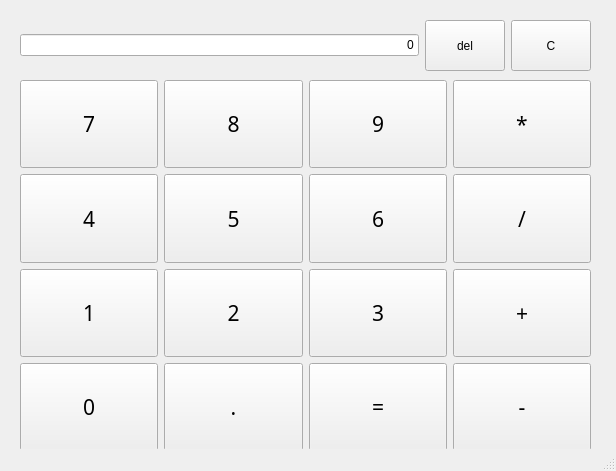
<?xml version="1.0" encoding="UTF-8"?>
<ui version="4.0">
 <class>MainWindow</class>
 <widget class="QMainWindow" name="MainWindow">
  <property name="geometry">
   <rect>
    <x>0</x>
    <y>0</y>
    <width>616</width>
    <height>471</height>
   </rect>
  </property>
  <property name="windowTitle">
   <string>SimpleCalc</string>
  </property>
  <property name="unifiedTitleAndToolBarOnMac">
   <bool>true</bool>
  </property>
  <widget class="QWidget" name="centralwidget">
   <widget class="QWidget" name="horizontalLayoutWidget">
    <property name="geometry">
     <rect>
      <x>20</x>
      <y>20</y>
      <width>571</width>
      <height>51</height>
     </rect>
    </property>
    <layout class="QHBoxLayout" name="horizontalLayout">
     <item>
      <widget class="QLineEdit" name="result">
       <property name="text">
        <string>0</string>
       </property>
       <property name="alignment">
        <set>Qt::AlignRight|Qt::AlignTrailing|Qt::AlignVCenter</set>
       </property>
      </widget>
     </item>
     <item>
      <widget class="QPushButton" name="bDel">
       <property name="sizePolicy">
        <sizepolicy hsizetype="Minimum" vsizetype="Expanding">
         <horstretch>0</horstretch>
         <verstretch>0</verstretch>
        </sizepolicy>
       </property>
       <property name="text">
        <string>del</string>
       </property>
      </widget>
     </item>
     <item>
      <widget class="QPushButton" name="bClear">
       <property name="sizePolicy">
        <sizepolicy hsizetype="Minimum" vsizetype="Expanding">
         <horstretch>0</horstretch>
         <verstretch>0</verstretch>
        </sizepolicy>
       </property>
       <property name="text">
        <string>C</string>
       </property>
      </widget>
     </item>
    </layout>
   </widget>
   <widget class="QWidget" name="layoutWidget">
    <property name="geometry">
     <rect>
      <x>20</x>
      <y>80</y>
      <width>571</width>
      <height>371</height>
     </rect>
    </property>
    <layout class="QGridLayout" name="gridLayout_2">
     <item row="0" column="0">
      <widget class="QPushButton" name="b7">
       <property name="sizePolicy">
        <sizepolicy hsizetype="Minimum" vsizetype="Expanding">
         <horstretch>0</horstretch>
         <verstretch>0</verstretch>
        </sizepolicy>
       </property>
       <property name="font">
        <font>
         <family>Agency FB</family>
         <pointsize>16</pointsize>
        </font>
       </property>
       <property name="text">
        <string>7</string>
       </property>
       <attribute name="buttonGroup">
        <string notr="true">buttonGroup</string>
       </attribute>
      </widget>
     </item>
     <item row="0" column="1">
      <widget class="QPushButton" name="b8">
       <property name="sizePolicy">
        <sizepolicy hsizetype="Minimum" vsizetype="Expanding">
         <horstretch>0</horstretch>
         <verstretch>0</verstretch>
        </sizepolicy>
       </property>
       <property name="font">
        <font>
         <family>Agency FB</family>
         <pointsize>16</pointsize>
        </font>
       </property>
       <property name="text">
        <string>8</string>
       </property>
       <attribute name="buttonGroup">
        <string notr="true">buttonGroup</string>
       </attribute>
      </widget>
     </item>
     <item row="0" column="2">
      <widget class="QPushButton" name="b9">
       <property name="sizePolicy">
        <sizepolicy hsizetype="Minimum" vsizetype="Expanding">
         <horstretch>0</horstretch>
         <verstretch>0</verstretch>
        </sizepolicy>
       </property>
       <property name="font">
        <font>
         <family>Agency FB</family>
         <pointsize>16</pointsize>
        </font>
       </property>
       <property name="text">
        <string>9</string>
       </property>
       <attribute name="buttonGroup">
        <string notr="true">buttonGroup</string>
       </attribute>
      </widget>
     </item>
     <item row="0" column="3">
      <widget class="QPushButton" name="bMult">
       <property name="sizePolicy">
        <sizepolicy hsizetype="Minimum" vsizetype="Expanding">
         <horstretch>0</horstretch>
         <verstretch>0</verstretch>
        </sizepolicy>
       </property>
       <property name="font">
        <font>
         <family>Agency FB</family>
         <pointsize>16</pointsize>
        </font>
       </property>
       <property name="text">
        <string>*</string>
       </property>
       <attribute name="buttonGroup">
        <string notr="true">buttonGroup</string>
       </attribute>
      </widget>
     </item>
     <item row="1" column="0">
      <widget class="QPushButton" name="b4">
       <property name="sizePolicy">
        <sizepolicy hsizetype="Minimum" vsizetype="Expanding">
         <horstretch>0</horstretch>
         <verstretch>0</verstretch>
        </sizepolicy>
       </property>
       <property name="font">
        <font>
         <family>Agency FB</family>
         <pointsize>16</pointsize>
        </font>
       </property>
       <property name="text">
        <string>4</string>
       </property>
       <attribute name="buttonGroup">
        <string notr="true">buttonGroup</string>
       </attribute>
      </widget>
     </item>
     <item row="1" column="1">
      <widget class="QPushButton" name="b5">
       <property name="sizePolicy">
        <sizepolicy hsizetype="Minimum" vsizetype="Expanding">
         <horstretch>0</horstretch>
         <verstretch>0</verstretch>
        </sizepolicy>
       </property>
       <property name="font">
        <font>
         <family>Agency FB</family>
         <pointsize>16</pointsize>
        </font>
       </property>
       <property name="text">
        <string>5</string>
       </property>
       <attribute name="buttonGroup">
        <string notr="true">buttonGroup</string>
       </attribute>
      </widget>
     </item>
     <item row="1" column="2">
      <widget class="QPushButton" name="b6">
       <property name="sizePolicy">
        <sizepolicy hsizetype="Minimum" vsizetype="Expanding">
         <horstretch>0</horstretch>
         <verstretch>0</verstretch>
        </sizepolicy>
       </property>
       <property name="font">
        <font>
         <family>Agency FB</family>
         <pointsize>16</pointsize>
        </font>
       </property>
       <property name="text">
        <string>6</string>
       </property>
       <attribute name="buttonGroup">
        <string notr="true">buttonGroup</string>
       </attribute>
      </widget>
     </item>
     <item row="1" column="3">
      <widget class="QPushButton" name="bDivide">
       <property name="sizePolicy">
        <sizepolicy hsizetype="Minimum" vsizetype="Expanding">
         <horstretch>0</horstretch>
         <verstretch>0</verstretch>
        </sizepolicy>
       </property>
       <property name="font">
        <font>
         <family>Agency FB</family>
         <pointsize>16</pointsize>
        </font>
       </property>
       <property name="text">
        <string>/</string>
       </property>
       <attribute name="buttonGroup">
        <string notr="true">buttonGroup</string>
       </attribute>
      </widget>
     </item>
     <item row="2" column="0">
      <widget class="QPushButton" name="b1">
       <property name="sizePolicy">
        <sizepolicy hsizetype="Minimum" vsizetype="Expanding">
         <horstretch>0</horstretch>
         <verstretch>0</verstretch>
        </sizepolicy>
       </property>
       <property name="font">
        <font>
         <family>Agency FB</family>
         <pointsize>16</pointsize>
        </font>
       </property>
       <property name="text">
        <string>1</string>
       </property>
       <attribute name="buttonGroup">
        <string notr="true">buttonGroup</string>
       </attribute>
      </widget>
     </item>
     <item row="2" column="1">
      <widget class="QPushButton" name="b2">
       <property name="sizePolicy">
        <sizepolicy hsizetype="Minimum" vsizetype="Expanding">
         <horstretch>0</horstretch>
         <verstretch>0</verstretch>
        </sizepolicy>
       </property>
       <property name="font">
        <font>
         <family>Agency FB</family>
         <pointsize>16</pointsize>
        </font>
       </property>
       <property name="text">
        <string>2</string>
       </property>
       <attribute name="buttonGroup">
        <string notr="true">buttonGroup</string>
       </attribute>
      </widget>
     </item>
     <item row="2" column="2">
      <widget class="QPushButton" name="b3">
       <property name="sizePolicy">
        <sizepolicy hsizetype="Minimum" vsizetype="Expanding">
         <horstretch>0</horstretch>
         <verstretch>0</verstretch>
        </sizepolicy>
       </property>
       <property name="font">
        <font>
         <family>Agency FB</family>
         <pointsize>16</pointsize>
        </font>
       </property>
       <property name="text">
        <string>3</string>
       </property>
       <attribute name="buttonGroup">
        <string notr="true">buttonGroup</string>
       </attribute>
      </widget>
     </item>
     <item row="2" column="3">
      <widget class="QPushButton" name="bPlus">
       <property name="sizePolicy">
        <sizepolicy hsizetype="Minimum" vsizetype="Expanding">
         <horstretch>0</horstretch>
         <verstretch>0</verstretch>
        </sizepolicy>
       </property>
       <property name="font">
        <font>
         <family>Agency FB</family>
         <pointsize>16</pointsize>
        </font>
       </property>
       <property name="text">
        <string>+</string>
       </property>
       <attribute name="buttonGroup">
        <string notr="true">buttonGroup</string>
       </attribute>
      </widget>
     </item>
     <item row="3" column="0">
      <widget class="QPushButton" name="b0">
       <property name="sizePolicy">
        <sizepolicy hsizetype="Minimum" vsizetype="Expanding">
         <horstretch>0</horstretch>
         <verstretch>0</verstretch>
        </sizepolicy>
       </property>
       <property name="font">
        <font>
         <family>Agency FB</family>
         <pointsize>16</pointsize>
        </font>
       </property>
       <property name="text">
        <string>0</string>
       </property>
       <attribute name="buttonGroup">
        <string notr="true">buttonGroup</string>
       </attribute>
      </widget>
     </item>
     <item row="3" column="1">
      <widget class="QPushButton" name="bDot">
       <property name="sizePolicy">
        <sizepolicy hsizetype="Minimum" vsizetype="Expanding">
         <horstretch>0</horstretch>
         <verstretch>0</verstretch>
        </sizepolicy>
       </property>
       <property name="font">
        <font>
         <family>Agency FB</family>
         <pointsize>16</pointsize>
        </font>
       </property>
       <property name="text">
        <string>.</string>
       </property>
       <attribute name="buttonGroup">
        <string notr="true">buttonGroup</string>
       </attribute>
      </widget>
     </item>
     <item row="3" column="2">
      <widget class="QPushButton" name="bRun">
       <property name="sizePolicy">
        <sizepolicy hsizetype="Minimum" vsizetype="Expanding">
         <horstretch>0</horstretch>
         <verstretch>0</verstretch>
        </sizepolicy>
       </property>
       <property name="font">
        <font>
         <family>Agency FB</family>
         <pointsize>16</pointsize>
        </font>
       </property>
       <property name="text">
        <string>=</string>
       </property>
       <attribute name="buttonGroup">
        <string notr="true">buttonGroup</string>
       </attribute>
      </widget>
     </item>
     <item row="3" column="3">
      <widget class="QPushButton" name="bMinus">
       <property name="sizePolicy">
        <sizepolicy hsizetype="Minimum" vsizetype="Expanding">
         <horstretch>0</horstretch>
         <verstretch>0</verstretch>
        </sizepolicy>
       </property>
       <property name="font">
        <font>
         <family>Agency FB</family>
         <pointsize>16</pointsize>
        </font>
       </property>
       <property name="text">
        <string>-</string>
       </property>
       <attribute name="buttonGroup">
        <string notr="true">buttonGroup</string>
       </attribute>
      </widget>
     </item>
    </layout>
   </widget>
  </widget>
  <widget class="QStatusBar" name="statusbar"/>
 </widget>
 <resources/>
 <connections/>
 <buttongroups>
  <buttongroup name="buttonGroup"/>
 </buttongroups>
</ui>
